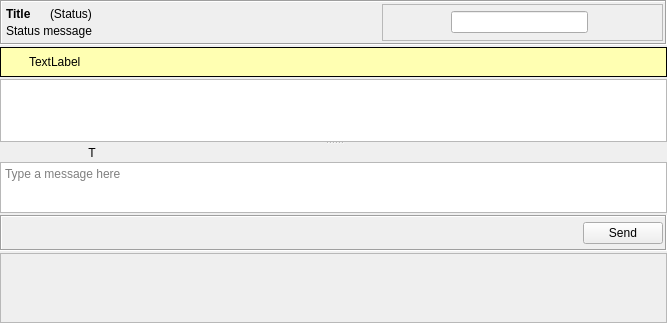
<?xml version="1.0" encoding="UTF-8"?>
<ui version="4.0">
 <class>ChatWidget</class>
 <widget class="QWidget" name="ChatWidget">
  <property name="geometry">
   <rect>
    <x>0</x>
    <y>0</y>
    <width>667</width>
    <height>323</height>
   </rect>
  </property>
  <layout class="QGridLayout" name="gridLayout">
   <property name="verticalSpacing">
    <number>2</number>
   </property>
   <property name="margin">
    <number>0</number>
   </property>
   <item row="0" column="1" rowspan="5">
    <layout class="QVBoxLayout" name="verticalLayout_2"/>
   </item>
   <item row="0" column="0">
    <layout class="QHBoxLayout" name="hTitleLayout">
     <item>
      <widget class="QFrame" name="titleBarFrame">
       <property name="frameShape">
        <enum>QFrame::Box</enum>
       </property>
       <property name="frameShadow">
        <enum>QFrame::Sunken</enum>
       </property>
       <layout class="QHBoxLayout" name="hlTitleBarFrame">
        <property name="margin">
         <number>2</number>
        </property>
        <item>
         <layout class="QVBoxLayout" name="titleLayout">
          <property name="spacing">
           <number>3</number>
          </property>
          <property name="leftMargin">
           <number>2</number>
          </property>
          <property name="topMargin">
           <number>3</number>
          </property>
          <property name="rightMargin">
           <number>3</number>
          </property>
          <property name="bottomMargin">
           <number>3</number>
          </property>
          <item>
           <layout class="QHBoxLayout" name="nameLayout">
            <item>
             <widget class="StyledLabel" name="titleLabel">
              <property name="font">
               <font>
                <weight>75</weight>
                <bold>true</bold>
               </font>
              </property>
              <property name="text">
               <string notr="true">Title</string>
              </property>
              <property name="alignment">
               <set>Qt::AlignLeading|Qt::AlignLeft|Qt::AlignVCenter</set>
              </property>
             </widget>
            </item>
            <item>
             <widget class="StyledLabel" name="statusLabel">
              <property name="text">
               <string>(Status)</string>
              </property>
              <property name="alignment">
               <set>Qt::AlignLeading|Qt::AlignLeft|Qt::AlignVCenter</set>
              </property>
             </widget>
            </item>
           </layout>
          </item>
          <item>
           <widget class="QLabel" name="statusMessageLabel">
            <property name="text">
             <string notr="true">Status message</string>
            </property>
           </widget>
          </item>
         </layout>
        </item>
        <item>
         <spacer name="horizontalSpacer">
          <property name="orientation">
           <enum>Qt::Horizontal</enum>
          </property>
          <property name="sizeHint" stdset="0">
           <size>
            <width>40</width>
            <height>28</height>
           </size>
          </property>
         </spacer>
        </item>
        <item>
         <widget class="QFrame" name="searchframe">
          <property name="frameShape">
           <enum>QFrame::StyledPanel</enum>
          </property>
          <property name="frameShadow">
           <enum>QFrame::Raised</enum>
          </property>
          <layout class="QGridLayout" name="gridLayout_2">
           <property name="margin">
            <number>0</number>
           </property>
           <item row="0" column="5">
            <widget class="QToolButton" name="searchButton">
             <property name="sizePolicy">
              <sizepolicy hsizetype="Fixed" vsizetype="Fixed">
               <horstretch>0</horstretch>
               <verstretch>0</verstretch>
              </sizepolicy>
             </property>
             <property name="minimumSize">
              <size>
               <width>28</width>
               <height>28</height>
              </size>
             </property>
             <property name="maximumSize">
              <size>
               <width>28</width>
               <height>28</height>
              </size>
             </property>
             <property name="focusPolicy">
              <enum>Qt::NoFocus</enum>
             </property>
             <property name="contextMenuPolicy">
              <enum>Qt::CustomContextMenu</enum>
             </property>
             <property name="icon">
              <iconset resource="../images.qrc">
               <normaloff>:/images/find.png</normaloff>:/images/find.png</iconset>
             </property>
             <property name="iconSize">
              <size>
               <width>24</width>
               <height>24</height>
              </size>
             </property>
             <property name="checkable">
              <bool>true</bool>
             </property>
             <property name="autoRaise">
              <bool>true</bool>
             </property>
            </widget>
           </item>
           <item row="0" column="0">
            <widget class="QToolButton" name="notifyButton">
             <property name="minimumSize">
              <size>
               <width>28</width>
               <height>28</height>
              </size>
             </property>
             <property name="maximumSize">
              <size>
               <width>28</width>
               <height>28</height>
              </size>
             </property>
             <property name="focusPolicy">
              <enum>Qt::NoFocus</enum>
             </property>
             <property name="icon">
              <iconset resource="../images.qrc">
               <normaloff>:/images/chat_red24.png</normaloff>:/images/chat_red24.png</iconset>
             </property>
             <property name="iconSize">
              <size>
               <width>24</width>
               <height>24</height>
              </size>
             </property>
             <property name="autoRaise">
              <bool>true</bool>
             </property>
            </widget>
           </item>
           <item row="0" column="3">
            <widget class="QToolButton" name="searchAfter">
             <property name="minimumSize">
              <size>
               <width>14</width>
               <height>28</height>
              </size>
             </property>
             <property name="maximumSize">
              <size>
               <width>14</width>
               <height>28</height>
              </size>
             </property>
             <property name="focusPolicy">
              <enum>Qt::NoFocus</enum>
             </property>
             <property name="icon">
              <iconset resource="../images.qrc">
               <normaloff>:/images/arrow-right.png</normaloff>:/images/arrow-right.png</iconset>
             </property>
             <property name="autoRaise">
              <bool>true</bool>
             </property>
            </widget>
           </item>
           <item row="0" column="2">
            <widget class="LineEditClear" name="leSearch"/>
           </item>
           <item row="0" column="4">
            <widget class="QToolButton" name="searchBefore">
             <property name="minimumSize">
              <size>
               <width>14</width>
               <height>28</height>
              </size>
             </property>
             <property name="maximumSize">
              <size>
               <width>14</width>
               <height>28</height>
              </size>
             </property>
             <property name="focusPolicy">
              <enum>Qt::NoFocus</enum>
             </property>
             <property name="icon">
              <iconset resource="../images.qrc">
               <normaloff>:/images/arrow-left.png</normaloff>:/images/arrow-left.png</iconset>
             </property>
             <property name="autoRaise">
              <bool>true</bool>
             </property>
            </widget>
           </item>
           <item row="0" column="1">
            <widget class="QToolButton" name="markButton">
             <property name="sizePolicy">
              <sizepolicy hsizetype="Fixed" vsizetype="Fixed">
               <horstretch>0</horstretch>
               <verstretch>0</verstretch>
              </sizepolicy>
             </property>
             <property name="minimumSize">
              <size>
               <width>28</width>
               <height>28</height>
              </size>
             </property>
             <property name="maximumSize">
              <size>
               <width>28</width>
               <height>28</height>
              </size>
             </property>
             <property name="focusPolicy">
              <enum>Qt::NoFocus</enum>
             </property>
             <property name="icon">
              <iconset resource="../images.qrc">
               <normaloff>:/images/highlight.png</normaloff>:/images/highlight.png</iconset>
             </property>
             <property name="iconSize">
              <size>
               <width>24</width>
               <height>24</height>
              </size>
             </property>
             <property name="checkable">
              <bool>true</bool>
             </property>
             <property name="autoRaise">
              <bool>true</bool>
             </property>
            </widget>
           </item>
          </layout>
         </widget>
        </item>
       </layout>
      </widget>
     </item>
    </layout>
   </item>
   <item row="4" column="0">
    <widget class="HashBox" name="hashBox">
     <property name="widgetResizable">
      <bool>true</bool>
     </property>
    </widget>
   </item>
   <item row="1" column="0">
    <widget class="QFrame" name="infoFrame">
     <property name="palette">
      <palette>
       <active>
        <colorrole role="Base">
         <brush brushstyle="SolidPattern">
          <color alpha="255">
           <red>255</red>
           <green>255</green>
           <blue>255</blue>
          </color>
         </brush>
        </colorrole>
        <colorrole role="Window">
         <brush brushstyle="SolidPattern">
          <color alpha="255">
           <red>255</red>
           <green>255</green>
           <blue>178</blue>
          </color>
         </brush>
        </colorrole>
       </active>
       <inactive>
        <colorrole role="Base">
         <brush brushstyle="SolidPattern">
          <color alpha="255">
           <red>255</red>
           <green>255</green>
           <blue>255</blue>
          </color>
         </brush>
        </colorrole>
        <colorrole role="Window">
         <brush brushstyle="SolidPattern">
          <color alpha="255">
           <red>255</red>
           <green>255</green>
           <blue>178</blue>
          </color>
         </brush>
        </colorrole>
       </inactive>
       <disabled>
        <colorrole role="Base">
         <brush brushstyle="SolidPattern">
          <color alpha="255">
           <red>255</red>
           <green>255</green>
           <blue>178</blue>
          </color>
         </brush>
        </colorrole>
        <colorrole role="Window">
         <brush brushstyle="SolidPattern">
          <color alpha="255">
           <red>255</red>
           <green>255</green>
           <blue>178</blue>
          </color>
         </brush>
        </colorrole>
       </disabled>
      </palette>
     </property>
     <property name="autoFillBackground">
      <bool>true</bool>
     </property>
     <property name="frameShape">
      <enum>QFrame::Box</enum>
     </property>
     <layout class="QHBoxLayout" name="horizontalLayout_2">
      <property name="margin">
       <number>6</number>
      </property>
      <item>
       <widget class="QLabel" name="infoPixmap">
        <property name="maximumSize">
         <size>
          <width>16</width>
          <height>16</height>
         </size>
        </property>
        <property name="text">
         <string/>
        </property>
        <property name="pixmap">
         <pixmap resource="../images.qrc">:/images/info16.png</pixmap>
        </property>
        <property name="alignment">
         <set>Qt::AlignLeading|Qt::AlignLeft|Qt::AlignTop</set>
        </property>
       </widget>
      </item>
      <item>
       <widget class="QLabel" name="infoLabel">
        <property name="text">
         <string notr="true">TextLabel</string>
        </property>
       </widget>
      </item>
      <item>
       <widget class="QToolButton" name="closeInfoFrameButton">
        <property name="maximumSize">
         <size>
          <width>16</width>
          <height>16</height>
         </size>
        </property>
        <property name="focusPolicy">
         <enum>Qt::NoFocus</enum>
        </property>
        <property name="toolTip">
         <string>Close</string>
        </property>
        <property name="styleSheet">
         <string notr="true">QToolButton
{
 border-image: url(:/images/closenormal.png) 
}
                                
QToolButton:hover 
{
border-image: url(:/images/closehover.png) 
}
                                
QToolButton:pressed  {
border-image: url(:/images/closepressed.png) 
}</string>
        </property>
        <property name="autoRaise">
         <bool>true</bool>
        </property>
       </widget>
      </item>
     </layout>
    </widget>
   </item>
   <item row="2" column="0">
    <widget class="QSplitter" name="chatsplitter">
     <property name="orientation">
      <enum>Qt::Vertical</enum>
     </property>
     <property name="handleWidth">
      <number>2</number>
     </property>
     <property name="childrenCollapsible">
      <bool>false</bool>
     </property>
     <widget class="RSTextBrowser" name="textBrowser">
      <property name="sizePolicy">
       <sizepolicy hsizetype="Expanding" vsizetype="MinimumExpanding">
        <horstretch>0</horstretch>
        <verstretch>0</verstretch>
       </sizepolicy>
      </property>
      <property name="minimumSize">
       <size>
        <width>0</width>
        <height>30</height>
       </size>
      </property>
      <property name="contextMenuPolicy">
       <enum>Qt::CustomContextMenu</enum>
      </property>
     </widget>
     <widget class="QWidget" name="layoutWidget">
      <layout class="QVBoxLayout" name="verticalLayout">
       <property name="spacing">
        <number>0</number>
       </property>
       <item>
        <layout class="QHBoxLayout" name="horizontalLayout_3">
         <item>
          <widget class="QLabel" name="typingpixmapLabel">
           <property name="minimumSize">
            <size>
             <width>18</width>
             <height>18</height>
            </size>
           </property>
           <property name="maximumSize">
            <size>
             <width>18</width>
             <height>18</height>
            </size>
           </property>
           <property name="text">
            <string notr="true">T</string>
           </property>
           <property name="alignment">
            <set>Qt::AlignCenter</set>
           </property>
          </widget>
         </item>
         <item>
          <widget class="QLabel" name="typingLabel">
           <property name="maximumSize">
            <size>
             <width>400</width>
             <height>18</height>
            </size>
           </property>
           <property name="margin">
            <number>0</number>
           </property>
           <property name="indent">
            <number>3</number>
           </property>
          </widget>
         </item>
        </layout>
       </item>
       <item>
        <widget class="MimeTextEdit" name="chatTextEdit">
         <property name="sizePolicy">
          <sizepolicy hsizetype="Expanding" vsizetype="Expanding">
           <horstretch>0</horstretch>
           <verstretch>0</verstretch>
          </sizepolicy>
         </property>
         <property name="minimumSize">
          <size>
           <width>0</width>
           <height>30</height>
          </size>
         </property>
         <property name="placeholderText" stdset="0">
          <string>Type a message here</string>
         </property>
        </widget>
       </item>
      </layout>
     </widget>
    </widget>
   </item>
   <item row="3" column="0">
    <widget class="QFrame" name="toolBarFrame">
     <property name="frameShape">
      <enum>QFrame::Box</enum>
     </property>
     <property name="frameShadow">
      <enum>QFrame::Sunken</enum>
     </property>
     <layout class="QHBoxLayout" name="horizontalLayout">
      <property name="margin">
       <number>2</number>
      </property>
      <item>
       <widget class="QToolButton" name="emoteiconButton">
        <property name="sizePolicy">
         <sizepolicy hsizetype="Fixed" vsizetype="Fixed">
          <horstretch>0</horstretch>
          <verstretch>0</verstretch>
         </sizepolicy>
        </property>
        <property name="minimumSize">
         <size>
          <width>28</width>
          <height>28</height>
         </size>
        </property>
        <property name="maximumSize">
         <size>
          <width>28</width>
          <height>28</height>
         </size>
        </property>
        <property name="focusPolicy">
         <enum>Qt::NoFocus</enum>
        </property>
        <property name="icon">
         <iconset resource="../images.qrc">
          <normaloff>:/images/emoticons/kopete/kopete020.png</normaloff>:/images/emoticons/kopete/kopete020.png</iconset>
        </property>
        <property name="iconSize">
         <size>
          <width>24</width>
          <height>24</height>
         </size>
        </property>
        <property name="autoRaise">
         <bool>true</bool>
        </property>
       </widget>
      </item>
      <item>
       <widget class="QToolButton" name="fontButton">
        <property name="minimumSize">
         <size>
          <width>28</width>
          <height>28</height>
         </size>
        </property>
        <property name="maximumSize">
         <size>
          <width>28</width>
          <height>28</height>
         </size>
        </property>
        <property name="focusPolicy">
         <enum>Qt::TabFocus</enum>
        </property>
        <property name="toolTip">
         <string>Set text font &amp; color</string>
        </property>
        <property name="icon">
         <iconset resource="../images.qrc">
          <normaloff>:/images/textedit/format-text-color.png</normaloff>:/images/textedit/format-text-color.png</iconset>
        </property>
        <property name="iconSize">
         <size>
          <width>24</width>
          <height>24</height>
         </size>
        </property>
        <property name="popupMode">
         <enum>QToolButton::InstantPopup</enum>
        </property>
        <property name="autoRaise">
         <bool>true</bool>
        </property>
       </widget>
      </item>
      <item>
       <widget class="QToolButton" name="attachPictureButton">
        <property name="minimumSize">
         <size>
          <width>28</width>
          <height>28</height>
         </size>
        </property>
        <property name="maximumSize">
         <size>
          <width>28</width>
          <height>28</height>
         </size>
        </property>
        <property name="focusPolicy">
         <enum>Qt::NoFocus</enum>
        </property>
        <property name="toolTip">
         <string>Attach a Picture</string>
        </property>
        <property name="icon">
         <iconset resource="../images.qrc">
          <normaloff>:/images/add_image24.png</normaloff>:/images/add_image24.png</iconset>
        </property>
        <property name="iconSize">
         <size>
          <width>24</width>
          <height>24</height>
         </size>
        </property>
        <property name="autoRaise">
         <bool>true</bool>
        </property>
       </widget>
      </item>
      <item>
       <widget class="QToolButton" name="addFileButton">
        <property name="minimumSize">
         <size>
          <width>28</width>
          <height>28</height>
         </size>
        </property>
        <property name="focusPolicy">
         <enum>Qt::NoFocus</enum>
        </property>
        <property name="toolTip">
         <string>Attach a File</string>
        </property>
        <property name="icon">
         <iconset resource="../images.qrc">
          <normaloff>:/images/attach.png</normaloff>:/images/attach.png</iconset>
        </property>
        <property name="iconSize">
         <size>
          <width>24</width>
          <height>24</height>
         </size>
        </property>
        <property name="autoRaise">
         <bool>true</bool>
        </property>
       </widget>
      </item>
      <item>
       <widget class="QToolButton" name="pushtoolsButton">
        <property name="minimumSize">
         <size>
          <width>28</width>
          <height>28</height>
         </size>
        </property>
        <property name="maximumSize">
         <size>
          <width>28</width>
          <height>28</height>
         </size>
        </property>
        <property name="focusPolicy">
         <enum>Qt::NoFocus</enum>
        </property>
        <property name="icon">
         <iconset resource="../images.qrc">
          <normaloff>:/images/configure.png</normaloff>:/images/configure.png</iconset>
        </property>
        <property name="iconSize">
         <size>
          <width>24</width>
          <height>24</height>
         </size>
        </property>
        <property name="popupMode">
         <enum>QToolButton::InstantPopup</enum>
        </property>
        <property name="autoRaise">
         <bool>true</bool>
        </property>
       </widget>
      </item>
      <item>
       <widget class="QFrame" name="pluginButtonFrame">
        <property name="frameShape">
         <enum>QFrame::NoFrame</enum>
        </property>
        <property name="frameShadow">
         <enum>QFrame::Plain</enum>
        </property>
        <layout class="QHBoxLayout" name="horizontalLayout_4">
         <property name="margin">
          <number>2</number>
         </property>
        </layout>
       </widget>
      </item>
      <item>
       <spacer>
        <property name="orientation">
         <enum>Qt::Horizontal</enum>
        </property>
        <property name="sizeHint" stdset="0">
         <size>
          <width>190</width>
          <height>25</height>
         </size>
        </property>
       </spacer>
      </item>
      <item>
       <widget class="QPushButton" name="sendButton">
        <property name="text">
         <string>Send</string>
        </property>
       </widget>
      </item>
     </layout>
    </widget>
   </item>
  </layout>
  <action name="actionBold">
   <property name="text">
    <string>Bold</string>
   </property>
  </action>
  <action name="actionItalic">
   <property name="text">
    <string>Italic</string>
   </property>
  </action>
  <action name="actionUnderline">
   <property name="text">
    <string>Underline</string>
   </property>
  </action>
  <action name="actionStrike">
   <property name="text">
    <string>Strike</string>
   </property>
  </action>
  <action name="actionClearChatHistory">
   <property name="icon">
    <iconset resource="../images.qrc">
     <normaloff>:/images/edit-clear-history.png</normaloff>:/images/edit-clear-history.png</iconset>
   </property>
   <property name="text">
    <string>Clear Chat History</string>
   </property>
  </action>
  <action name="action_Disable_Emoticons">
   <property name="checkable">
    <bool>true</bool>
   </property>
   <property name="text">
    <string>Disable Emoticons</string>
   </property>
  </action>
  <action name="actionSaveChatHistory">
   <property name="icon">
    <iconset resource="../images.qrc">
     <normaloff>:/images/document_save.png</normaloff>:/images/document_save.png</iconset>
   </property>
   <property name="text">
    <string>Save Chat History</string>
   </property>
   <property name="toolTip">
    <string>Save Chat History</string>
   </property>
  </action>
  <action name="actionMessageHistory">
   <property name="text">
    <string>Browse Message History</string>
   </property>
   <property name="toolTip">
    <string>Browse History</string>
   </property>
  </action>
  <action name="actionDeleteChatHistory">
   <property name="icon">
    <iconset resource="../images.qrc">
     <normaloff>:/images/edit-clear-history.png</normaloff>:/images/edit-clear-history.png</iconset>
   </property>
   <property name="text">
    <string>Delete Chat History</string>
   </property>
   <property name="toolTip">
    <string>Deletes all stored and displayed chat history</string>
   </property>
  </action>
  <action name="actionChooseFont">
   <property name="text">
    <string>Choose font</string>
   </property>
  </action>
  <action name="actionResetFont">
   <property name="text">
    <string>Reset font to default</string>
   </property>
  </action>
  <action name="actionFindCaseSensitively">
   <property name="checkable">
    <bool>true</bool>
   </property>
   <property name="text">
    <string>Find Case Sensitively</string>
   </property>
  </action>
  <action name="actionFindWholeWords">
   <property name="checkable">
    <bool>true</bool>
   </property>
   <property name="text">
    <string>Find Whole Words</string>
   </property>
   <property name="toolTip">
    <string>Find Whole Words</string>
   </property>
  </action>
  <action name="actionMoveToCursor">
   <property name="checkable">
    <bool>true</bool>
   </property>
   <property name="text">
    <string>Move To Cursor</string>
   </property>
   <property name="toolTip">
    <string>Move To Cursor</string>
   </property>
  </action>
  <action name="actionSearchWithoutLimit">
   <property name="checkable">
    <bool>true</bool>
   </property>
   <property name="text">
    <string>Don't stop to color after X items found (need more CPU)</string>
   </property>
   <property name="toolTip">
    <string>WARNING: Could take a long time on big history.</string>
   </property>
  </action>
  <action name="actionChooseColor">
   <property name="text">
    <string>Choose color</string>
   </property>
  </action>
  <action name="actionSearch_History">
   <property name="checkable">
    <bool>true</bool>
   </property>
   <property name="text">
    <string>Display Search Box</string>
   </property>
   <property name="toolTip">
    <string>Search Box</string>
   </property>
  </action>
 </widget>
 <customwidgets>
  <customwidget>
   <class>LineEditClear</class>
   <extends>QLineEdit</extends>
   <header location="global">gui/common/LineEditClear.h</header>
  </customwidget>
  <customwidget>
   <class>StyledLabel</class>
   <extends>QLabel</extends>
   <header>gui/common/StyledLabel.h</header>
  </customwidget>
  <customwidget>
   <class>RSTextBrowser</class>
   <extends>QTextBrowser</extends>
   <header>gui/common/RSTextBrowser.h</header>
  </customwidget>
  <customwidget>
   <class>HashBox</class>
   <extends>QScrollArea</extends>
   <header location="global">gui/common/HashBox.h</header>
   <container>1</container>
  </customwidget>
  <customwidget>
   <class>MimeTextEdit</class>
   <extends>QTextEdit</extends>
   <header location="global">gui/common/MimeTextEdit.h</header>
  </customwidget>
 </customwidgets>
 <resources>
  <include location="../images.qrc"/>
 </resources>
 <connections/>
</ui>
